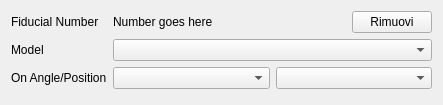
<?xml version="1.0" encoding="UTF-8"?>
<ui version="4.0">
 <class>FiducialWidget</class>
 <widget class="QWidget" name="FiducialWidget">
  <property name="geometry">
   <rect>
    <x>0</x>
    <y>0</y>
    <width>443</width>
    <height>105</height>
   </rect>
  </property>
  <property name="windowTitle">
   <string/>
  </property>
  <layout class="QFormLayout" name="formLayout">
   <item row="0" column="0">
    <widget class="QLabel" name="label">
     <property name="text">
      <string>Fiducial Number</string>
     </property>
    </widget>
   </item>
   <item row="0" column="1">
    <layout class="QHBoxLayout" name="horizontalLayout_2">
     <item>
      <widget class="QLabel" name="fiducialNumberLabel">
       <property name="text">
        <string>Number goes here</string>
       </property>
      </widget>
     </item>
     <item>
      <spacer name="horizontalSpacer">
       <property name="orientation">
        <enum>Qt::Horizontal</enum>
       </property>
       <property name="sizeHint" stdset="0">
        <size>
         <width>40</width>
         <height>20</height>
        </size>
       </property>
      </spacer>
     </item>
     <item>
      <widget class="QPushButton" name="removeButton">
       <property name="text">
        <string>Rimuovi</string>
       </property>
      </widget>
     </item>
    </layout>
   </item>
   <item row="1" column="0">
    <widget class="QLabel" name="label_2">
     <property name="text">
      <string>Model</string>
     </property>
    </widget>
   </item>
   <item row="1" column="1">
    <widget class="QComboBox" name="modelBox"/>
   </item>
   <item row="2" column="0">
    <widget class="QLabel" name="label_3">
     <property name="text">
      <string>On Angle/Position</string>
     </property>
    </widget>
   </item>
   <item row="2" column="1">
    <layout class="QHBoxLayout" name="horizontalLayout">
     <item>
      <widget class="QComboBox" name="angleBox"/>
     </item>
     <item>
      <widget class="QComboBox" name="positionBox"/>
     </item>
    </layout>
   </item>
  </layout>
 </widget>
 <resources/>
 <connections/>
</ui>
